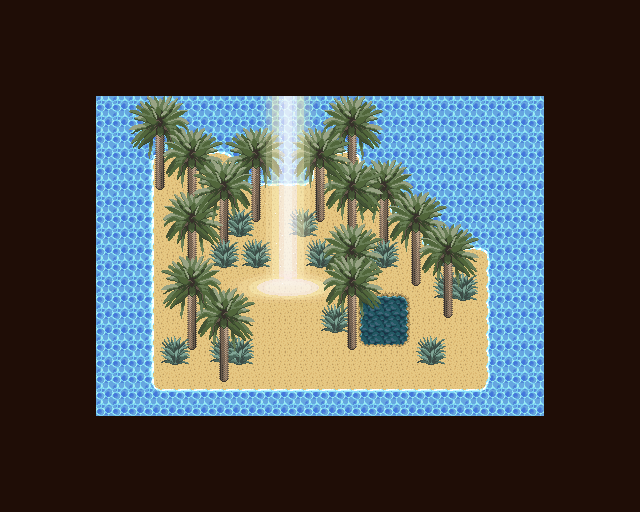

This game map was drawn from its Tiled (.tmx) file and the tilesets committed beside it. A one-line description and the trimmed map source follow:
An orthogonal 20x16 tile map with 32x32 px tiles, 12 tile layers (ground, objects-3, light-2, wood-4, ...), 2 tilesets.

<map version="1.10" tiledversion="1.10.1" orientation="orthogonal" renderorder="right-down" width="20" height="16" tilewidth="32" tileheight="32" infinite="0" nextlayerid="16" nextobjectid="1">
 <tileset firstgid="1" source="../33,34_tsx/33,34_maptip.tsx" />
 <tileset firstgid="281" source="fog.tsx" />
 <layer id="2" name="ground" width="20" height="16">
  <data>[320 cells, 320 non-empty, 19 distinct tile ids]</data>
 </layer>
 <layer id="12" name="objects-3" width="20" height="16">
  <data>[320 cells, 11 non-empty, 4 distinct tile ids]</data>
 </layer>
 <layer id="3" name="light-2" width="20" height="16">
  <data>[320 cells, 8 non-empty, 8 distinct tile ids]</data>
 </layer>
 <layer id="8" name="wood-4" width="20" height="16">
  <data>[320 cells, 30 non-empty, 7 distinct tile ids]</data>
 </layer>
 <layer id="10" name="objects-2" width="20" height="16">
  <data>[320 cells, 14 non-empty, 7 distinct tile ids]</data>
 </layer>
 <layer id="6" name="chara" width="20" height="16">
  <data>[320 cells, 0 non-empty, 0 distinct tile ids]</data>
 </layer>
 <layer id="13" name="objects-1" width="20" height="16">
  <data>[320 cells, 11 non-empty, 3 distinct tile ids]</data>
 </layer>
 <layer id="11" name="woods-3" width="20" height="16">
  <data>[320 cells, 19 non-empty, 11 distinct tile ids]</data>
 </layer>
 <layer id="9" name="woods-2" width="20" height="16">
  <data>[320 cells, 31 non-empty, 9 distinct tile ids]</data>
 </layer>
 <layer id="7" name="wood-1" width="20" height="16">
  <data>[320 cells, 20 non-empty, 8 distinct tile ids]</data>
 </layer>
 <layer id="5" name="light-1" width="20" height="16">
  <data>[320 cells, 16 non-empty, 6 distinct tile ids]</data>
 </layer>
 <layer id="1" name="flame" width="20" height="16">
  <data>[320 cells, 180 non-empty, 1 distinct tile ids]</data>
 </layer>
</map>
